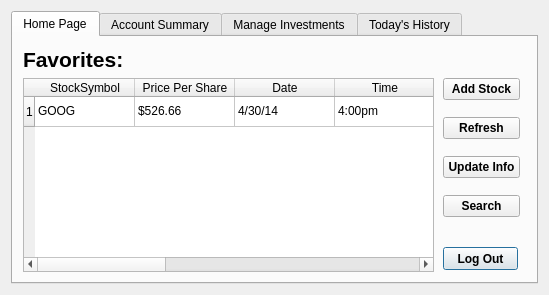
<?xml version="1.0" encoding="UTF-8"?>
<ui version="4.0">
 <class>LoginPage</class>
 <widget class="QDialog" name="LoginPage">
  <property name="geometry">
   <rect>
    <x>0</x>
    <y>0</y>
    <width>549</width>
    <height>295</height>
   </rect>
  </property>
  <property name="windowTitle">
   <string>Dialog</string>
  </property>
  <layout class="QVBoxLayout" name="verticalLayout_5">
   <item>
    <widget class="QTabWidget" name="tabWidget">
     <property name="font">
      <font>
       <weight>50</weight>
       <bold>false</bold>
      </font>
     </property>
     <property name="currentIndex">
      <number>0</number>
     </property>
     <widget class="QWidget" name="tab_5">
      <attribute name="title">
       <string>Home Page</string>
      </attribute>
      <widget class="QPushButton" name="btnLogOut1">
       <property name="geometry">
        <rect>
         <x>430</x>
         <y>210</y>
         <width>75</width>
         <height>23</height>
        </rect>
       </property>
       <property name="font">
        <font>
         <weight>75</weight>
         <italic>false</italic>
         <bold>true</bold>
         <underline>false</underline>
         <strikeout>false</strikeout>
         <kerning>true</kerning>
        </font>
       </property>
       <property name="text">
        <string>Log Out</string>
       </property>
      </widget>
      <widget class="QWidget" name="layoutWidget">
       <property name="geometry">
        <rect>
         <x>430</x>
         <y>30</y>
         <width>77</width>
         <height>161</height>
        </rect>
       </property>
       <layout class="QVBoxLayout" name="verticalLayout_8">
        <item>
         <widget class="QPushButton" name="btnAddStock">
          <property name="font">
           <font>
            <weight>75</weight>
            <bold>true</bold>
           </font>
          </property>
          <property name="text">
           <string>Add Stock</string>
          </property>
         </widget>
        </item>
        <item>
         <widget class="QPushButton" name="btnRefresh">
          <property name="font">
           <font>
            <weight>75</weight>
            <bold>true</bold>
           </font>
          </property>
          <property name="text">
           <string>Refresh</string>
          </property>
         </widget>
        </item>
        <item>
         <widget class="QPushButton" name="btnUpdateInfo">
          <property name="font">
           <font>
            <weight>75</weight>
            <bold>true</bold>
           </font>
          </property>
          <property name="text">
           <string>Update Info</string>
          </property>
         </widget>
        </item>
        <item>
         <widget class="QPushButton" name="btnSearch">
          <property name="font">
           <font>
            <weight>75</weight>
            <bold>true</bold>
           </font>
          </property>
          <property name="text">
           <string>Search</string>
          </property>
         </widget>
        </item>
       </layout>
      </widget>
      <widget class="QWidget" name="layoutWidget">
       <property name="geometry">
        <rect>
         <x>10</x>
         <y>10</y>
         <width>411</width>
         <height>225</height>
        </rect>
       </property>
       <layout class="QVBoxLayout" name="verticalLayout_9">
        <item>
         <widget class="QLabel" name="lblFavorites">
          <property name="font">
           <font>
            <pointsize>16</pointsize>
            <weight>75</weight>
            <italic>false</italic>
            <bold>true</bold>
            <underline>false</underline>
           </font>
          </property>
          <property name="text">
           <string>Favorites:</string>
          </property>
         </widget>
        </item>
        <item>
         <widget class="QTableWidget" name="tableWidget">
          <row>
           <property name="text">
            <string>1</string>
           </property>
          </row>
          <column>
           <property name="text">
            <string>StockSymbol</string>
           </property>
          </column>
          <column>
           <property name="text">
            <string>Price Per Share</string>
           </property>
          </column>
          <column>
           <property name="text">
            <string>Date</string>
           </property>
          </column>
          <column>
           <property name="text">
            <string>Time</string>
           </property>
          </column>
          <column>
           <property name="text">
            <string>Change (+)/(-)</string>
           </property>
          </column>
          <column>
           <property name="text">
            <string>Open</string>
           </property>
          </column>
          <column>
           <property name="text">
            <string>Today's High</string>
           </property>
          </column>
          <column>
           <property name="text">
            <string>Today's Low</string>
           </property>
          </column>
          <column>
           <property name="text">
            <string>Volume</string>
           </property>
          </column>
          <item row="0" column="0">
           <property name="text">
            <string>GOOG</string>
           </property>
          </item>
          <item row="0" column="1">
           <property name="text">
            <string>$526.66</string>
           </property>
          </item>
          <item row="0" column="2">
           <property name="text">
            <string>4/30/14</string>
           </property>
          </item>
          <item row="0" column="3">
           <property name="text">
            <string>4:00pm</string>
           </property>
          </item>
          <item row="0" column="4">
           <property name="text">
            <string>-$1.04</string>
           </property>
          </item>
          <item row="0" column="5">
           <property name="text">
            <string>$527.60</string>
           </property>
          </item>
          <item row="0" column="6">
           <property name="text">
            <string>$528.00</string>
           </property>
          </item>
          <item row="0" column="7">
           <property name="text">
            <string>$522.52</string>
           </property>
          </item>
          <item row="0" column="8">
           <property name="text">
            <string>1,746,904</string>
           </property>
          </item>
         </widget>
        </item>
       </layout>
      </widget>
     </widget>
     <widget class="QWidget" name="tab">
      <attribute name="title">
       <string>Account Summary</string>
      </attribute>
      <widget class="QWidget" name="layoutWidget">
       <property name="geometry">
        <rect>
         <x>22</x>
         <y>120</y>
         <width>221</width>
         <height>23</height>
        </rect>
       </property>
       <layout class="QHBoxLayout" name="horizontalLayout_5">
        <item>
         <widget class="QLabel" name="label_6">
          <property name="text">
           <string>Value of Investments:</string>
          </property>
         </widget>
        </item>
        <item>
         <widget class="QLineEdit" name="lineEdit_4">
          <property name="text">
           <string>0</string>
          </property>
          <property name="alignment">
           <set>Qt::AlignRight|Qt::AlignTrailing|Qt::AlignVCenter</set>
          </property>
          <property name="readOnly">
           <bool>true</bool>
          </property>
         </widget>
        </item>
       </layout>
      </widget>
      <widget class="QWidget" name="layoutWidget1">
       <property name="geometry">
        <rect>
         <x>22</x>
         <y>67</y>
         <width>221</width>
         <height>23</height>
        </rect>
       </property>
       <layout class="QHBoxLayout" name="horizontalLayout_6">
        <item>
         <widget class="QLabel" name="label_5">
          <property name="text">
           <string>Total Cash Available:</string>
          </property>
         </widget>
        </item>
        <item>
         <widget class="QLineEdit" name="lineEdit_5">
          <property name="text">
           <string>0</string>
          </property>
          <property name="alignment">
           <set>Qt::AlignRight|Qt::AlignTrailing|Qt::AlignVCenter</set>
          </property>
          <property name="readOnly">
           <bool>true</bool>
          </property>
         </widget>
        </item>
       </layout>
      </widget>
      <widget class="QWidget" name="layoutWidget2">
       <property name="geometry">
        <rect>
         <x>22</x>
         <y>14</y>
         <width>221</width>
         <height>23</height>
        </rect>
       </property>
       <layout class="QHBoxLayout" name="horizontalLayout_7">
        <item>
         <widget class="QLabel" name="label_4">
          <property name="text">
           <string>Total Account Value:</string>
          </property>
         </widget>
        </item>
        <item>
         <widget class="QLineEdit" name="lineEdit_3">
          <property name="text">
           <string>0</string>
          </property>
          <property name="alignment">
           <set>Qt::AlignRight|Qt::AlignTrailing|Qt::AlignVCenter</set>
          </property>
          <property name="readOnly">
           <bool>true</bool>
          </property>
         </widget>
        </item>
       </layout>
      </widget>
      <widget class="QPushButton" name="btnLogOut2">
       <property name="geometry">
        <rect>
         <x>430</x>
         <y>210</y>
         <width>75</width>
         <height>23</height>
        </rect>
       </property>
       <property name="font">
        <font>
         <weight>75</weight>
         <bold>true</bold>
        </font>
       </property>
       <property name="text">
        <string>Log Out</string>
       </property>
      </widget>
     </widget>
     <widget class="QWidget" name="tab_2">
      <attribute name="title">
       <string>Manage Investments</string>
      </attribute>
      <widget class="QWidget" name="layoutWidget3">
       <property name="geometry">
        <rect>
         <x>10</x>
         <y>10</y>
         <width>389</width>
         <height>96</height>
        </rect>
       </property>
       <layout class="QVBoxLayout" name="verticalLayout">
        <item>
         <layout class="QHBoxLayout" name="horizontalLayout">
          <item>
           <layout class="QVBoxLayout" name="verticalLayout_2">
            <item>
             <widget class="QLabel" name="label">
              <property name="text">
               <string>Search Symbol</string>
              </property>
             </widget>
            </item>
            <item>
             <widget class="QLineEdit" name="lineEdit"/>
            </item>
           </layout>
          </item>
          <item>
           <layout class="QVBoxLayout" name="verticalLayout_3">
            <item>
             <widget class="QLabel" name="label_2">
              <property name="text">
               <string>Action</string>
              </property>
             </widget>
            </item>
            <item>
             <widget class="QComboBox" name="comboBoxBuy">
              <property name="font">
               <font>
                <weight>75</weight>
                <bold>true</bold>
               </font>
              </property>
              <item>
               <property name="text">
                <string>Buy</string>
               </property>
              </item>
              <item>
               <property name="text">
                <string>Sell</string>
               </property>
              </item>
             </widget>
            </item>
           </layout>
          </item>
          <item>
           <layout class="QVBoxLayout" name="verticalLayout_4">
            <item>
             <widget class="QLabel" name="label_3">
              <property name="text">
               <string>Quantity (Shares)</string>
              </property>
             </widget>
            </item>
            <item>
             <widget class="QLineEdit" name="lineEdit_2">
              <property name="readOnly">
               <bool>true</bool>
              </property>
             </widget>
            </item>
           </layout>
          </item>
         </layout>
        </item>
        <item>
         <layout class="QHBoxLayout" name="horizontalLayout_2">
          <item>
           <widget class="QPushButton" name="pushButton_2">
            <property name="font">
             <font>
              <weight>75</weight>
              <bold>true</bold>
             </font>
            </property>
            <property name="text">
             <string>Calculate Purchase</string>
            </property>
           </widget>
          </item>
          <item>
           <widget class="QLineEdit" name="lineEdit_6">
            <property name="readOnly">
             <bool>true</bool>
            </property>
           </widget>
          </item>
          <item>
           <spacer name="horizontalSpacer">
            <property name="orientation">
             <enum>Qt::Horizontal</enum>
            </property>
            <property name="sizeHint" stdset="0">
             <size>
              <width>40</width>
              <height>20</height>
             </size>
            </property>
           </spacer>
          </item>
         </layout>
        </item>
       </layout>
      </widget>
      <widget class="QWidget" name="layoutWidget4">
       <property name="geometry">
        <rect>
         <x>10</x>
         <y>120</y>
         <width>116</width>
         <height>66</height>
        </rect>
       </property>
       <layout class="QVBoxLayout" name="verticalLayout_6">
        <item>
         <widget class="QPushButton" name="pushButton_3">
          <property name="font">
           <font>
            <weight>75</weight>
            <bold>true</bold>
           </font>
          </property>
          <property name="text">
           <string>Reset</string>
          </property>
         </widget>
        </item>
        <item>
         <widget class="QPushButton" name="pushButton">
          <property name="font">
           <font>
            <weight>75</weight>
            <bold>true</bold>
           </font>
          </property>
          <property name="text">
           <string>Make Trade</string>
          </property>
         </widget>
        </item>
       </layout>
      </widget>
      <widget class="QPushButton" name="btnLogOut3">
       <property name="geometry">
        <rect>
         <x>430</x>
         <y>210</y>
         <width>75</width>
         <height>23</height>
        </rect>
       </property>
       <property name="font">
        <font>
         <weight>75</weight>
         <bold>true</bold>
        </font>
       </property>
       <property name="text">
        <string>Log Out</string>
       </property>
      </widget>
     </widget>
     <widget class="QWidget" name="tab_3">
      <attribute name="title">
       <string>Today's History</string>
      </attribute>
      <widget class="QWidget" name="layoutWidget5">
       <property name="geometry">
        <rect>
         <x>31</x>
         <y>42</y>
         <width>211</width>
         <height>23</height>
        </rect>
       </property>
       <layout class="QHBoxLayout" name="horizontalLayout_9">
        <item>
         <widget class="QLabel" name="label_7">
          <property name="text">
           <string>Today's Gains:</string>
          </property>
         </widget>
        </item>
        <item>
         <widget class="QLineEdit" name="lineEdit_7">
          <property name="text">
           <string>0</string>
          </property>
          <property name="alignment">
           <set>Qt::AlignRight|Qt::AlignTrailing|Qt::AlignVCenter</set>
          </property>
          <property name="readOnly">
           <bool>true</bool>
          </property>
         </widget>
        </item>
       </layout>
      </widget>
      <widget class="QWidget" name="layoutWidget6">
       <property name="geometry">
        <rect>
         <x>31</x>
         <y>85</y>
         <width>211</width>
         <height>23</height>
        </rect>
       </property>
       <layout class="QHBoxLayout" name="horizontalLayout_10">
        <item>
         <widget class="QLabel" name="label_8">
          <property name="text">
           <string>Today's Losses:</string>
          </property>
         </widget>
        </item>
        <item>
         <widget class="QLineEdit" name="lineEdit_8">
          <property name="text">
           <string>0</string>
          </property>
          <property name="alignment">
           <set>Qt::AlignRight|Qt::AlignTrailing|Qt::AlignVCenter</set>
          </property>
          <property name="readOnly">
           <bool>true</bool>
          </property>
         </widget>
        </item>
       </layout>
      </widget>
      <widget class="QWidget" name="layoutWidget7">
       <property name="geometry">
        <rect>
         <x>31</x>
         <y>128</y>
         <width>211</width>
         <height>23</height>
        </rect>
       </property>
       <layout class="QHBoxLayout" name="horizontalLayout_11">
        <item>
         <widget class="QLabel" name="label_9">
          <property name="text">
           <string>Today's Trades:</string>
          </property>
         </widget>
        </item>
        <item>
         <widget class="QLineEdit" name="lineEdit_9">
          <property name="text">
           <string>0</string>
          </property>
          <property name="alignment">
           <set>Qt::AlignRight|Qt::AlignTrailing|Qt::AlignVCenter</set>
          </property>
          <property name="readOnly">
           <bool>true</bool>
          </property>
         </widget>
        </item>
       </layout>
      </widget>
      <widget class="QPushButton" name="btnLogOut4">
       <property name="geometry">
        <rect>
         <x>430</x>
         <y>210</y>
         <width>75</width>
         <height>23</height>
        </rect>
       </property>
       <property name="font">
        <font>
         <weight>75</weight>
         <bold>true</bold>
        </font>
       </property>
       <property name="text">
        <string>Log Out</string>
       </property>
      </widget>
     </widget>
    </widget>
   </item>
  </layout>
 </widget>
 <tabstops>
  <tabstop>lineEdit_3</tabstop>
  <tabstop>lineEdit_5</tabstop>
  <tabstop>lineEdit_4</tabstop>
  <tabstop>lineEdit</tabstop>
  <tabstop>comboBoxBuy</tabstop>
  <tabstop>lineEdit_2</tabstop>
  <tabstop>pushButton_2</tabstop>
  <tabstop>lineEdit_6</tabstop>
  <tabstop>pushButton_3</tabstop>
  <tabstop>pushButton</tabstop>
  <tabstop>lineEdit_7</tabstop>
  <tabstop>lineEdit_8</tabstop>
  <tabstop>lineEdit_9</tabstop>
 </tabstops>
 <resources/>
 <connections/>
</ui>
